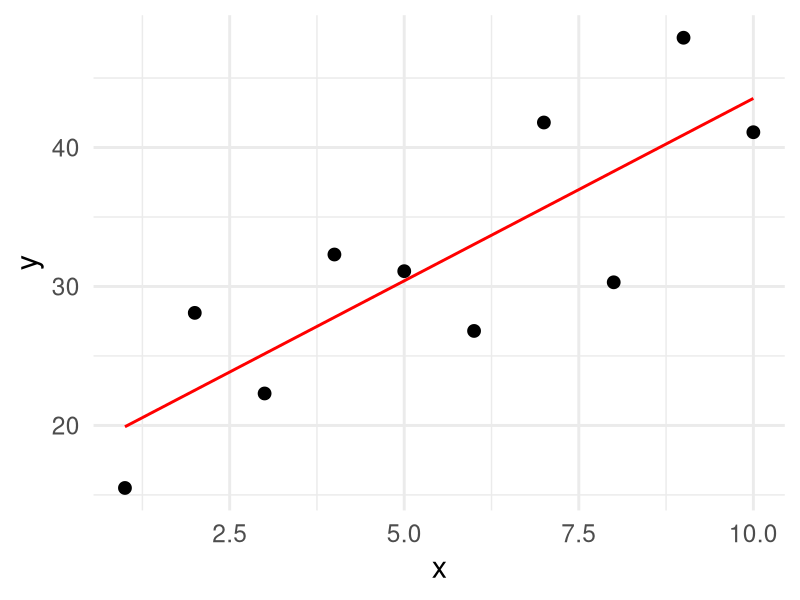
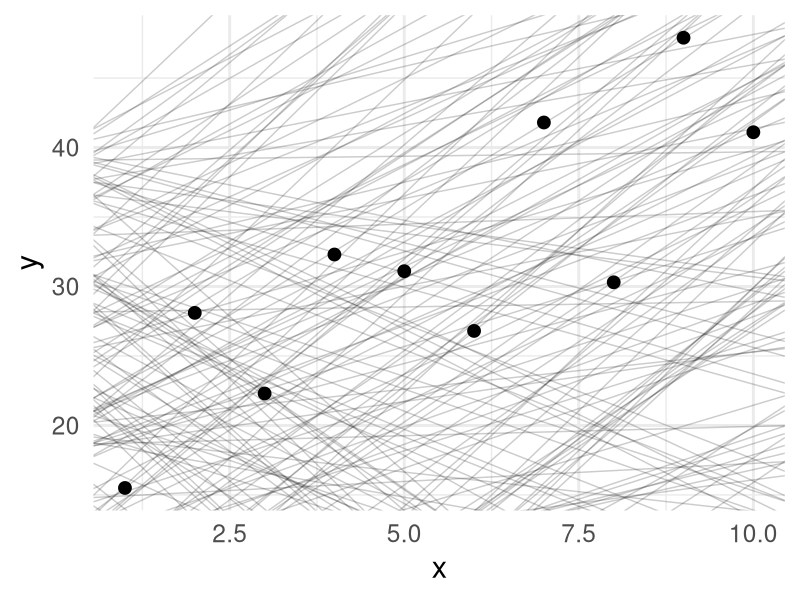
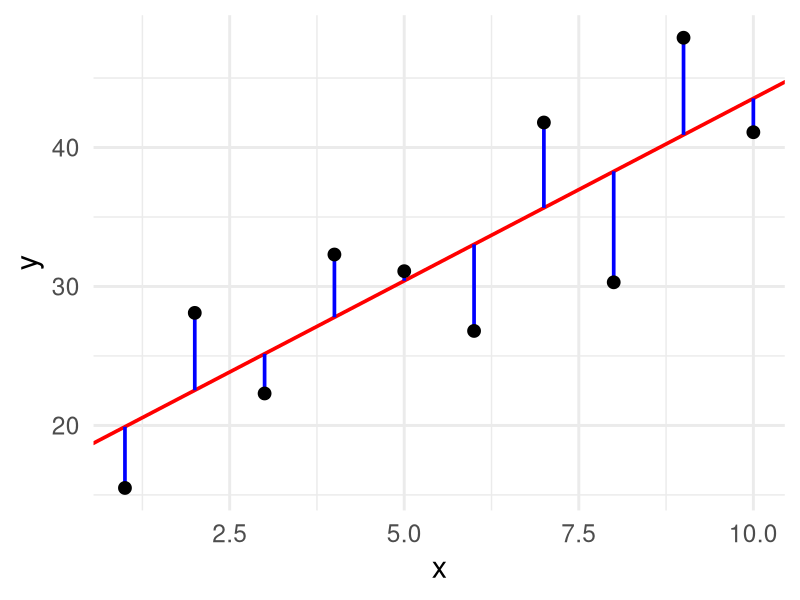
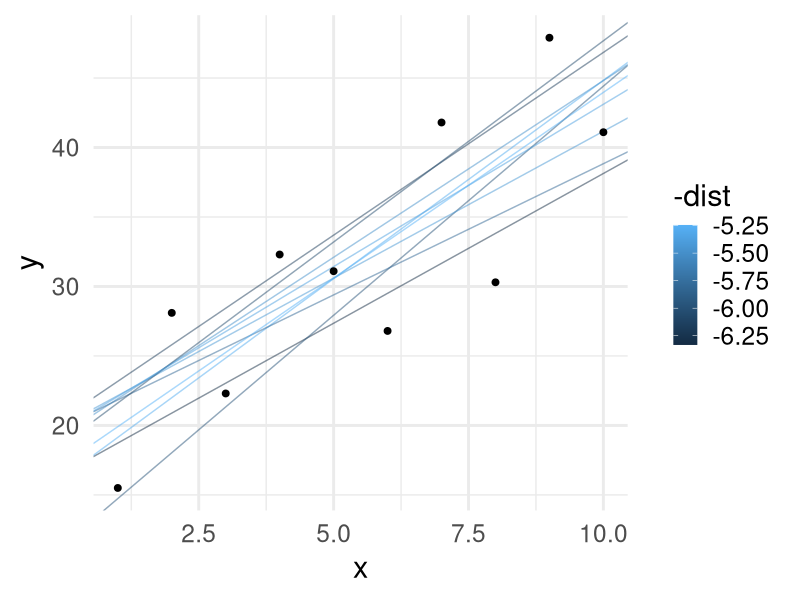
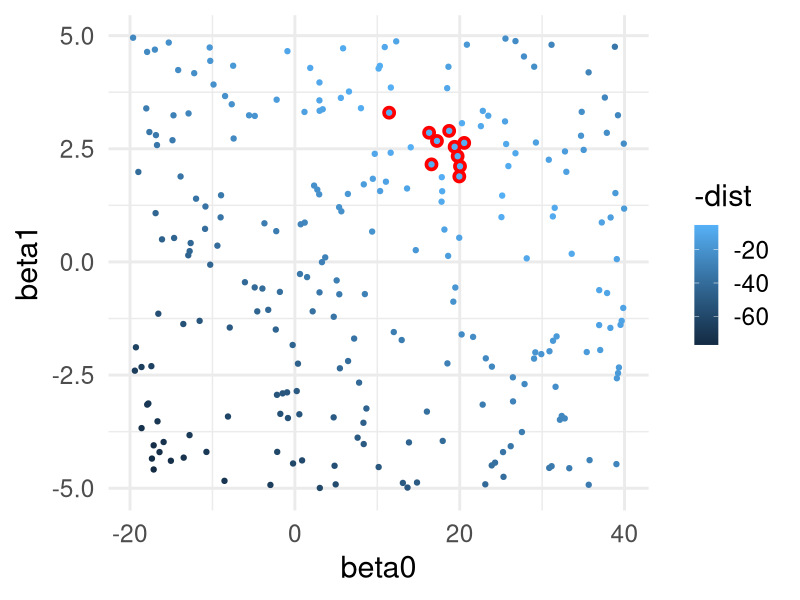
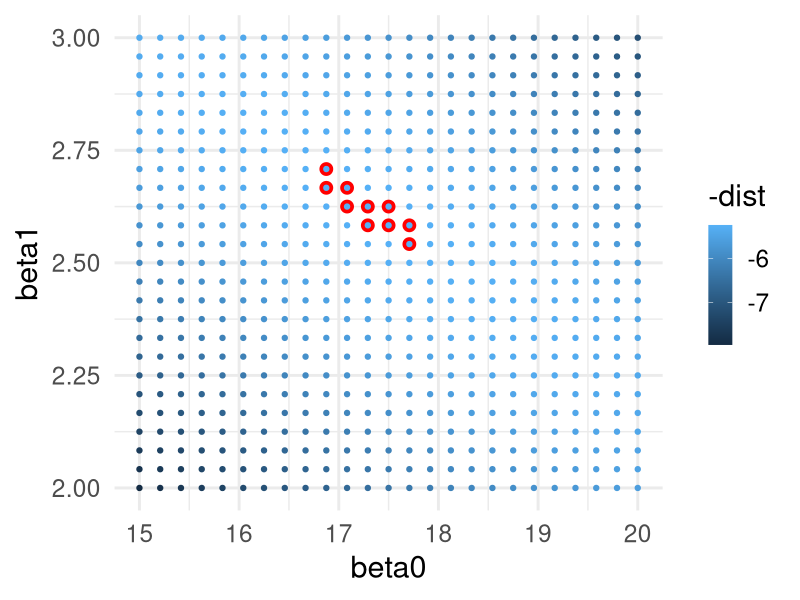
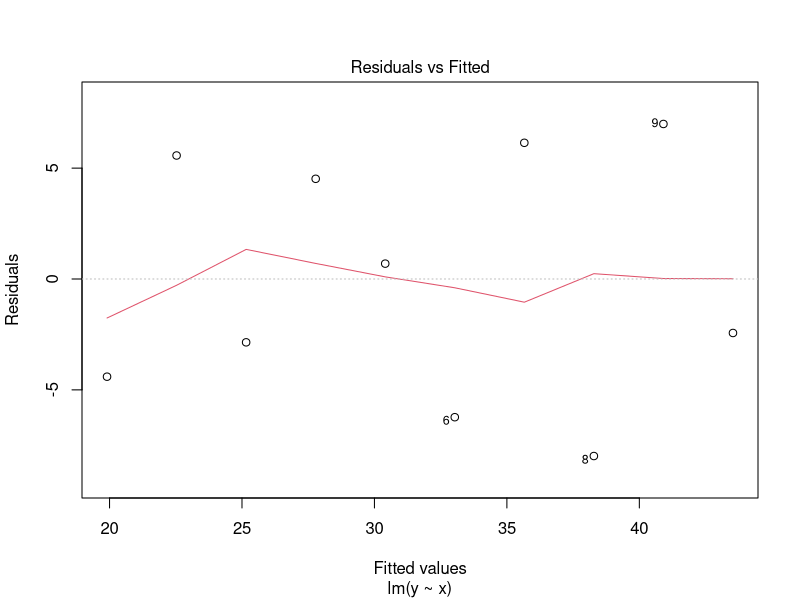
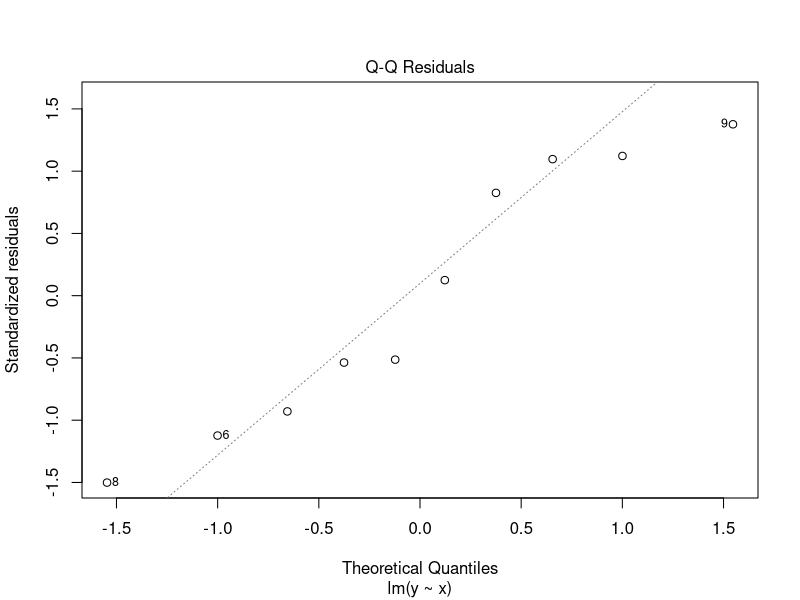

Write R code to recreate these figures, in order.
## ---- chunk 1
library( knitr )
library( reshape2 )
library( tidyverse )
library( kableExtra )
library( fontawesome )
knitr::opts_chunk$set( fig.retina = 3, 
                       warning = FALSE, 
                       message = FALSE,
                       fig.align="center")

theme_set( theme_minimal( base_size = 22) )
## ---- chunk 2
#| echo: false
df <- data.frame( x = 1:10,
                  y = c( 15.5, 28.1, 22.3, 32.3, 
                         31.1, 26.8, 41.8, 30.3, 
                         47.9, 41.1) )
ggplot( df, aes(x,y) ) + 
  stat_smooth( method="lm", 
               formula = y ~ x, 
               se=FALSE, 
               color="red", size=1) + 
  geom_point( size=4 ) 
## ---- chunk 3
models <- data.frame( beta0 = runif(250,-20,40),
                      beta1 = runif(250, -5, 5))
summary( models )
## ---- chunk 4
ggplot() + 
  geom_abline( aes(intercept = beta0, 
                   slope = beta1), 
               data = models,
               alpha = 0.2) + 
  geom_point( aes(x,y), 
              data=df, 
              size = 4 )
## ---- chunk 5
fit <- lm( y ~ x, data=df )
yhat <- data.frame( x = 1:10,
                    yhat = predict( fit ),
                    y= df$y )

ggplot( df ) + 
  geom_abline( aes( intercept = fit$coefficients[1],
                    slope = fit$coefficients[2]),
               color="red",
               size = 1.25 ) +
  geom_segment( aes(x=x, y = y, xend = x, yend = yhat), 
                data = yhat,
                color = "blue", size = 1.25) + 
  geom_point( aes(x,y), size=4 ) 
## ---- chunk 6
model_distance <- function( interscept, slope, X, Y ) {
  yhat <- interscept + slope * X
  diff <- Y - yhat
  return( sqrt( mean( diff ^ 2 ) ) )
}
## ---- chunk 7
models$dist <- NA
for( i in 1:nrow(models) ) {
  models$dist[i] <- model_distance( models$beta0[i],
                                    models$beta1[i],
                                    df$x,
                                    df$y )
}
head( models )
## ---- chunk 8
ggplot()  + 
  geom_abline( aes(intercept = beta0,
                   slope = beta1, 
                   color = -dist),
               data = filter( models, rank(dist) <= 10 ),
               alpha = 0.5) + 
  geom_point( aes(x,y),
              data=df, size=2) 
## ---- chunk 9
ggplot( models, aes(x = beta0, y = beta1, color = -dist)) + 
  geom_point( data = filter( models, rank(dist) <= 10), 
              color = "red",  size = 4) + 
  geom_point()
## ---- chunk 10
grid <- expand.grid( beta0 = seq(15, 
                                 20, 
                                 length = 25),
                     beta1 = seq(2, 
                                 3, 
                                 length = 25))
grid$dist <- NA
for( i in 1:nrow(grid) ) {
  grid$dist[i] <- model_distance( grid$beta0[i],
                                  grid$beta1[i],
                                  df$x,
                                  df$y )
}

ggplot( grid, aes(x = beta0, 
                  y = beta1,
                  color = -dist)) + 
  geom_point( data = filter( grid, 
                             rank(dist) <= 10), 
              color = "red",
              size = 4) +
  geom_point()
## ---- chunk 11
fit <- lm( y ~ x, data = df )
fit 
## ---- chunk 12
summary( fit )
## ---- chunk 13
names( fit )
## ---- chunk 14
names( summary( fit ) )
## ---- chunk 15
summary( fit )$fstatistic 
## ---- chunk 16
get_pval <- function( model ) {
  f <- summary( model )$fstatistic[1]
  df1 <- summary( model )$fstatistic[2]
  df2 <- summary( model )$fstatistic[3]
  p <- as.numeric( 1.0 - pf( f, df1, df2 ) )
  return( p  )
}

get_pval( fit )
## ---- chunk 17
plot( fit, which = 1 )
## ---- chunk 18
plot( fit, which = 2 )
## ---- chunk 19
plot( fit, which=5 )
## ---- chunk 20
anova( fit )
## ---- chunk 21
summary( fit )
## ---- chunk 22
c( `Regression R^2` = summary( fit )$r.squared,
   `Squared Correlation` = as.numeric( cor.test( df$x, df$y )$estimate^2 ) )
## ---- chunk 23
df$yhat <- predict( fit )
df %>% 
  ggplot( aes(x,yhat) ) + geom_line() + geom_point()
## ---- chunk 24
df$residuals <- residuals( fit ) 
df %>%
  ggplot( aes(yhat, residuals) ) + 
  geom_point() + 
  geom_abline( slope=0,intercept=0, color="red")
## ---- chunk 25
airquality %>%
  select( -Month, -Day ) -> df.air
summary( df.air )
## ---- chunk 26
fit.solar <- lm( Ozone ~ Solar.R, data = df.air )
fit.temp <- lm( Ozone ~ Temp, data = df.air )
fit.wind <- lm( Ozone ~ Wind, data = df.air )
## ---- chunk 27
data.frame( Model = c( "Ozone ~ Solar",
                       "Ozone ~ Temp",
                       "Ozone ~ Wind"), 
            R2 = c( summary( fit.solar )$r.squared,
                    summary( fit.temp )$r.squared,
                    summary( fit.wind )$r.squared ), 
            P = c( get_pval( fit.solar), 
                   get_pval( fit.temp ),
                   get_pval( fit.wind ) ) ) -> df.models

df.models %>%
  mutate( P = format( P, scientific=TRUE, digits=3)) %>%
  kable( caption = "Model parameters predicting mean ozone in parts per billion mearsured in New York during the period of 1 May 1973 - 30 September 1973 as predicted by Temperature, Windspeed, and Solar Radiation.",
         digits = 3,
         align='l') %>%
  kable_classic_2()
## ---- chunk 28
fit.temp.wind <- lm( Ozone ~ Temp + Wind, data = df.air )
fit.temp.solar <- lm( Ozone ~ Temp + Solar.R, data = df.air )
fit.wind.solar <- lm( Ozone ~ Wind + Solar.R, data = df.air )
## ---- chunk 29
df.models <- rbind( df.models, 
                    data.frame( Model = c( "Ozone ~ Temp + Wind",
                                           "Ozone ~ Temp + Solar",
                                           "Ozone ~ Wind + Solar" ),
                                R2 = c( summary( fit.temp.wind )$r.squared,
                                        summary( fit.temp.solar )$r.squared,
                                        summary( fit.wind.solar )$r.squared ),
                                P = c( get_pval( fit.temp.wind),
                                       get_pval( fit.temp.solar),
                                       get_pval( fit.wind.solar) )
                                ))
df.models %>%
  mutate( P = format( P, scientific=TRUE, digits=3)) %>%
  kable( caption = "Model parameters predicting mean ozone in parts per billion mresured in New York during the period of 1 May 1973 - 30 September 1973.",
         digits = 3,
         align="l") %>%
  kable_classic_2()
## ---- chunk 30
fit.all <- lm( Ozone ~ Solar.R + Temp + Wind, data = df.air )
## ---- chunk 31
df.models <- rbind( df.models, 
                    data.frame( Model = c( "Ozone ~ Temp + Wind + Solar"),
                                R2 = c( summary( fit.all )$r.squared ),
                                P = c( get_pval( fit.all)  )
                                ))


df.models$P = cell_spec( format( df.models$P, 
                                 digits=3, 
                                 scientific=TRUE), 
                         color = ifelse( df.models$P == min(df.models$P), 
                                         "red",
                                         "black"))
df.models$R2 = cell_spec( format( df.models$R2, 
                                  digits=3, 
                                  scientific=TRUE), 
                          color = ifelse( df.models$R2 == max( df.models$R2), 
                                          "green",
                                          "black"))

df.models %>%
  mutate( P = format( P, digits=3, scientific = TRUE) ) %>% 
  kable( escape = FALSE) %>%
  kable_paper( "striped", full_width = FALSE )
## ---- chunk 32
random.models  <- list()
random.models[["Ozone ~ Temp"]] <- fit.temp
random.models[["Ozone ~ Wind"]] <- fit.wind
random.models[["Ozone ~ Solar"]] <- fit.solar
random.models[["Ozone ~ Temp + Wind"]] <- fit.temp.wind
random.models[["Ozone ~ Temp + Solar"]] <- fit.temp.solar
random.models[["Ozone ~ Wind + Solar"]] <- fit.wind.solar
random.models[[ "Ozone ~ Temp + Wind + Solar" ]] <- fit.all

df.tmp <- df.air

for( i in 1:8 ) {
  lbl <- paste("Ozone ~ Temp + Wind + Solar + ", i, " Random Variables", sep="")
  df.tmp[[lbl]] <- runif( nrow(df.tmp), min = -100, max = 100 )
  random.models[[lbl]] <- lm( Ozone ~ ., data = df.tmp ) 
}

data.frame( Models = names( random.models ),
            R2 = sapply( random.models, 
                          FUN = function( x ) return( summary( x )$r.squared), 
                          simplify = TRUE ),
            P = sapply( random.models, 
                        FUN = get_pval ) ) -> df.random
## ---- chunk 33
df.random %>%
  head( n = 7 ) %>%
  select( Models, R2 ) %>%
  kable( caption = "Original data in models.",
         digits=4,
         row.names = FALSE,
         align="l") %>%
  kable_paper("striped", full_width = FALSE )
## ---- chunk 34
df.random %>%
  tail( n = 8 ) %>%
  select( Models, R2 ) %>%
  kable( caption = "Original full model + X random variables",
         digits=4,
         row.names = FALSE,
         align='l') %>%
  kable_paper("striped", full_width = FALSE )
## ---- chunk 35
df.random$AIC <- sapply( random.models, 
                         FUN = AIC, 
                         simplify = TRUE )

df.random$deltaAIC = df.random$AIC - min( df.random$A)
## ---- chunk 36
df.random %>%
  select( -P ) %>%
  kable( escape = FALSE,
         row.names = FALSE, 
         digits = 3) %>%
  kable_paper( "striped", full_width = FALSE )
